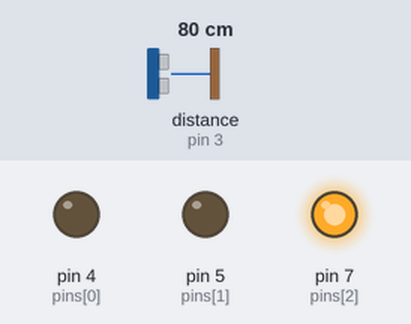
Bench run of a sketch on a simulated Arduino Uno, built with avr-gcc and run on an emulated ATmega328P. Parts: output pins drawn as LEDs (lit = HIGH). Wiring (inferred from the names in the program): ultrasonic range finder: trigger pin 2; echo pin 3. The test bench sets the inputs (shaded band); at power-on: distance to the obstacle (sensor on pin 3) 80 cm. The echo pulse lasts 58.3 µs per cm; pins used as bus, display or sensor lines are not drawn; what the sketch prints to the serial monitor is not drawn.

Above: at 2.7 s.
2.8 s: distance to the obstacle (sensor on pin 3) set to 7 cm
5.8 s: distance to the obstacle (sensor on pin 3) set to 4 cm
At 6.5 s:
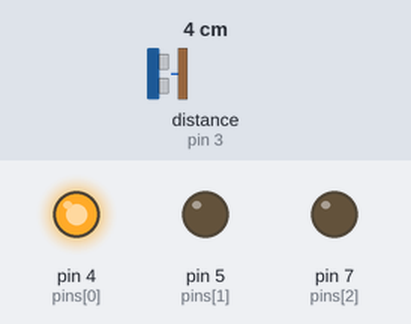
8.8 s: distance to the obstacle (sensor on pin 3) set to 250 cm
At 10.3 s:
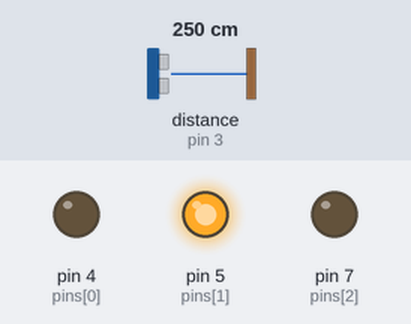
10.7 s: distance to the obstacle (sensor on pin 3) set to 156 cm
12.2 s: distance to the obstacle (sensor on pin 3) set to 149 cm
At 45.6 s:
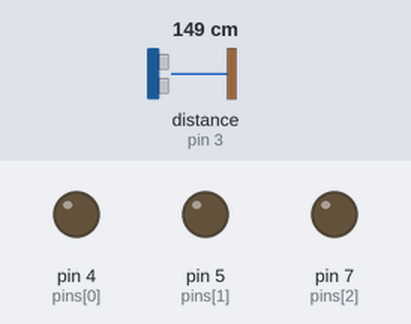
Timing chart, 0 to 46.0 s (numbered marks = the images above; inputs shaded):
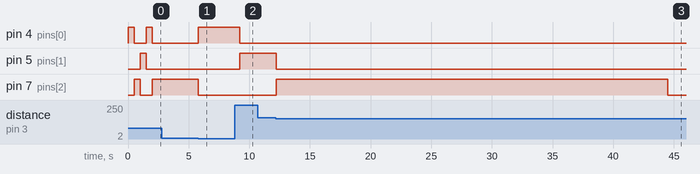

Measured:
- the behaviour switches between 6 and 5 cm on distance to the obstacle (sensor on pin 3) (found by bisection; images 0 and 1)
- the behaviour switches between 152 and 151 cm on distance to the obstacle (sensor on pin 3) (found by bisection; images 2 and 3)
- after the input at 5.8 s, pin 4 (pins[0]): LOW → HIGH at once; pin 7 (pins[2]): HIGH → LOW at once
- after the input at 8.8 s, pin 4 (pins[0]): HIGH → LOW after 0.42 s; pin 5 (pins[1]): LOW → HIGH after 0.42 s
- after the input at 12.2 s, pin 5 (pins[1]): HIGH → LOW after 0.02 s instead of 2.8 s; pin 7 (pins[2]): LOW → HIGH at once, → LOW 32.3 s later

The sketch:

ParkingAssistant.ino
```cpp
#include <TimerOne.h>

const int echoPin = 3;
const int trigPin = 2;
const int pins[4] = {4, 5, 7, trigPin};
int t1;
int quarter_second_flag = 0;
long count = 0;
double distance1, d2, d1, duration;
bool off = false;


void isrTimer()
{
  count++;
  quarter_second_flag = 1;
}
void redLight()
{
  if (!off)
  { digitalWrite(4, HIGH);
    digitalWrite(5, LOW);         //red light on
    digitalWrite(7, LOW);
    Serial.println("redlight");
  }
}
void yellowLight()
{
  if (!off)
  { digitalWrite(4, LOW);
    digitalWrite(7, HIGH);         //yellow light on
    digitalWrite(5, LOW);
    Serial.println("yellowlight");
  }
}
void greenLight()
{
  if (!off)
  { digitalWrite(4, LOW);
    digitalWrite(7, LOW);         //green light on
    digitalWrite(5, HIGH);
    Serial.println("greenlight");
  }
}
void lightsOut(double distance)
{
  int count_flag;
  if (distance1 - distance > .04)
  {
    off = false;
  }
  if (count % 60 == 0)
  {
   // delay(55000000);
    count_flag = 1;
    count =1;
  }
  else
  { count_flag = 0;
  }
  if (distance == distance1 && count_flag && distance!=0) {
    digitalWrite(4, LOW);
    digitalWrite(6, LOW);
    digitalWrite(7, LOW);
    digitalWrite(5, LOW);
    Serial.println("Lights out");
    off = true;
  }
  else
  {
    distance1 = distance;
    Serial.println("else");
    Serial.println(distance);
  }
}
void setup() {
  for (int i = 0; i < 4; i++)
  {
    pinMode(pins[i], OUTPUT);
  }
  pinMode(echoPin, INPUT); // Sets the echoPin as an Input
  Serial.begin(9600); // Starts the serial communication
  Timer1.initialize(250000);         // initialize timer1, and set a 1/4 second period
  Timer1.attachInterrupt(isrTimer);  // attaches isrTimer() as a timer overflow interrupt
  redLight(); //Debug statements to test the red light on the traffic light on startup.
  delay(500);
  yellowLight();
  delay(500);
  greenLight();
  delay(500);
  digitalWrite(4, LOW);
  digitalWrite(5, LOW);
  digitalWrite(7, LOW);
}
void loop() {
 // if (quarter_second_flag) {
    // quarter_second_flag = 0;
    digitalWrite(trigPin, LOW); // Clears the trigPin
    delayMicroseconds(2);
    // Sets the trigPin on HIGH state for 10 micro seconds
    digitalWrite(trigPin, HIGH);
    delayMicroseconds(10);
    digitalWrite(trigPin, LOW);
    duration = pulseIn(echoPin, HIGH);
    // Calculating the distance
    d1 = duration * 340 / 2000000;
  //}
  if (d1 < d2 || t1 == 50) {
    d2 = d1;
    t1 = 0;
  }

  if (d2 > 1.6 && d2 < 3.5) {
    greenLight();
  }
  if (d2 < 1.5 && d2 > .06) {
    yellowLight();
  }
  if (d2 <= .05 && d2 >= 0.0) {
    redLight();
  }
  t1++;
  if (quarter_second_flag) {
    quarter_second_flag = 0;
    lightsOut(d2);
  }
  //Serial.println("count " + count);
}
```
